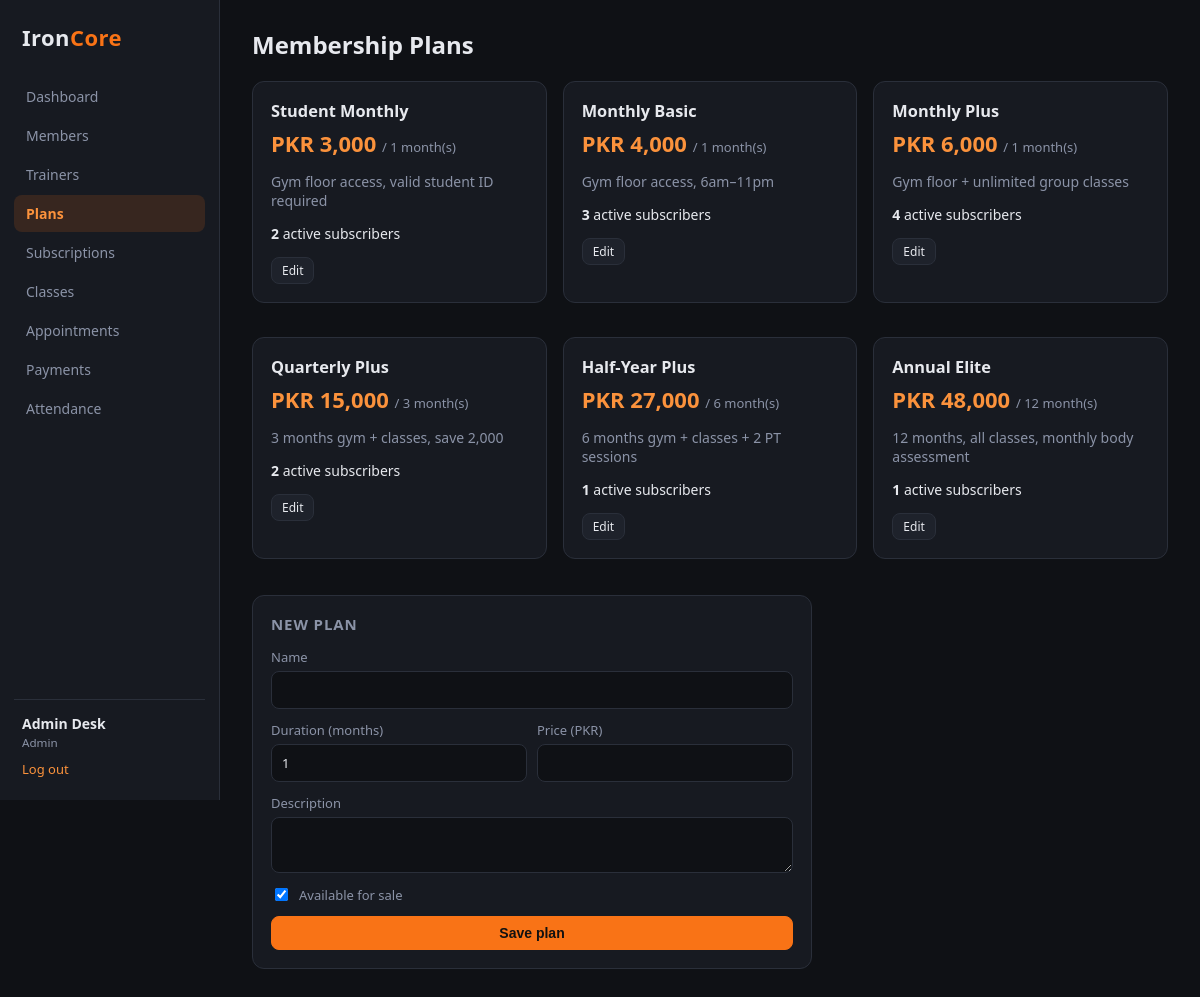
Page /plans.php (signed in) on the committed database.
### tables this page shows
CREATE TABLE plans (
    id              INT AUTO_INCREMENT PRIMARY KEY,
    name            VARCHAR(60) NOT NULL,
    duration_months TINYINT UNSIGNED NOT NULL,
    price           DECIMAL(10, 2) NOT NULL,
    description     VARCHAR(255),
    is_active       TINYINT(1) NOT NULL DEFAULT 1,
    CONSTRAINT chk_plan_price CHECK (price > 0),
    CONSTRAINT chk_plan_duration CHECK (duration_months > 0)
);

### includes/db.php (called while the page is built)
<?php
function db(): PDO
{
    static $pdo = null;
    if ($pdo === null) {
        $cfg = require __DIR__ . '/../config/database.php';
        $dsn = sprintf('mysql:host=%s;port=%s;dbname=%s;charset=%s',
            $cfg['host'], $cfg['port'], $cfg['database'], $cfg['charset']);
        $pdo = new PDO($dsn, $cfg['username'], $cfg['password'], [
            PDO::ATTR_ERRMODE            => PDO::ERRMODE_EXCEPTION,
            PDO::ATTR_DEFAULT_FETCH_MODE => PDO::FETCH_ASSOC,
            PDO::ATTR_EMULATE_PREPARES   => false,
        ]);
    }
    return $pdo;
}
function q(string $sql, array $params = []): PDOStatement
{
    $stmt = db()->prepare($sql);
    $stmt->execute($params);
    return $stmt;
}

### includes/helpers.php (called while the page is built, shortened)
<?php
function e($value): string
{
    return htmlspecialchars((string) $value, ENT_QUOTES, 'UTF-8');
}
function money($amount): string
{
    return 'PKR ' . number_format((float) $amount, 0);
}

### plans.php (the view, shortened to what this page needs)
<?php
$plans = q("SELECT p.*, SUM(s.status = 'active') AS active_subs FROM plans p
            LEFT JOIN subscriptions s ON s.plan_id = p.id GROUP BY p.id ORDER BY p.price")->fetchAll();
$edit = isset($_GET['edit']) ? q('SELECT * FROM plans WHERE id = ?', [(int) $_GET['edit']])->fetch() : null;
require __DIR__ . '/includes/header.php';
?>
<div class="plans">
    <?php foreach ($plans as $p): ?>
        <div class="card plan <?= $p['is_active'] ? '' : 'disabled' ?>">
            <h3><?= e($p['name']) ?></h3>
            <div class="price"><?= money($p['price']) ?> <small>/ <?= (int) $p['duration_months'] ?> month(s)</small></div>
            <p class="muted"><?= e($p['description']) ?></p>
            <p><b><?= (int) $p['active_subs'] ?></b> active subscribers</p>
            <a class="btn small" href="?edit=<?= $p['id'] ?>">Edit</a>
        </div>
    <?php endforeach; ?>
</div>
<section class="card narrow">
    <h2><?= $edit ? 'Edit plan' : 'New plan' ?></h2>
    <form method="post" class="form">
        <label>Name <input name="name" required value="<?= e($edit['name'] ?? '') ?>"></label>
        <div class="row">
            <label>Duration (months) <input type="number" min="1" name="duration_months" value="<?= e($edit['duration_months'] ?? 1) ?>"></label>
            <label>Price (PKR) <input type="number" min="50" step="50" name="price" value="<?= e($edit['price'] ?? '') ?>"></label>
        </div>
        <label>Description <textarea name="description" rows="2"><?= e($edit['description'] ?? '') ?></textarea></label>
        <label class="check"><input type="checkbox" name="is_active" <?= ($edit['is_active'] ?? 1) ? 'checked' : '' ?>> Available for sale</label>
        <button class="btn primary">Save plan</button>
    </form>
</section>
<?php require __DIR__ . '/includes/footer.php';

### assets/css/style.css (style rules this page uses)
:root { --bg: #0f1115; --panel: #171a21; --panel-2: #1e222b; --line: #2a2f3a; --text: #e7e9ee; --muted: #8b93a7; --accent: #f97316; --accent-2: #fb923c; --green: #22c55e; --blue: #3b82f6; --red: #ef4444; --amber: #f59e0b; }
* { box-sizing: border-box; }
body { margin: 0; font-family: "Segoe UI", system-ui, -apple-system, Roboto, Arial, sans-serif; background: var(--bg); color: var(--text); font-size: 14px; }
a { color: var(--accent-2); text-decoration: none; }
h2 { font-size: 15px; margin: 0 0 14px; color: var(--muted); text-transform: uppercase; letter-spacing: .06em; }
h3 { margin: 0 0 6px; }
.card { background: var(--panel); border: 1px solid var(--line); border-radius: 12px; padding: 18px; margin-bottom: 18px; }
.narrow { max-width: 560px; }
.muted { color: var(--muted); }
.small { font-size: 12px; }
.btn { display: inline-block; border: 1px solid var(--line); background: var(--panel-2); color: var(--text); padding: 8px 14px; border-radius: 8px; cursor: pointer; font-size: 14px; }
.btn.primary { background: var(--accent); border-color: var(--accent); color: #111; font-weight: 600; }
.btn.small { padding: 4px 10px; font-size: 12px; }
.form { display: flex; flex-direction: column; gap: 12px; }
.form label, .login-card label { display: flex; flex-direction: column; gap: 5px; color: var(--muted); font-size: 13px; }
.form .row { display: grid; grid-template-columns: 1fr 1fr; gap: 10px; }
.form label.check { flex-direction: row; align-items: center; gap: 8px; }
input, select, textarea { background: var(--bg); border: 1px solid var(--line); color: var(--text); padding: 9px 10px; border-radius: 8px; font: inherit; }
.plans { display: grid; grid-template-columns: repeat(auto-fit, minmax(220px, 1fr)); gap: 16px; margin-bottom: 18px; }
.plan .price { font-size: 22px; font-weight: 700; color: var(--accent-2); margin: 6px 0; }
.plan .price small { font-size: 13px; color: var(--muted); font-weight: 400; }

### rows in the picture
plans: name "Student Monthly", price "PKR 3,000", duration_months "1", description "Gym floor access, valid student ID required", active_subs "2"
plans: name "Monthly Basic", price "PKR 4,000", duration_months "1", description "Gym floor access, 6am–11pm", active_subs "3"
plans: name "Monthly Plus", price "PKR 6,000", duration_months "1", description "Gym floor + unlimited group classes", active_subs "4"
plans: name "Quarterly Plus", price "PKR 15,000", duration_months "3", description "3 months gym + classes, save 2,000", active_subs "2"
plans: name "Half-Year Plus", price "PKR 27,000", duration_months "6", description "6 months gym + classes + 2 PT sessions", active_subs "1"
plans: name "Annual Elite", price "PKR 48,000", duration_months "12", description "12 months, all classes, monthly body assessment", active_subs "1"

### other values in the picture
$label "Dashboard"
$label "Members"
$label "Trainers"
$label "Plans"
$label "Subscriptions"
$label "Classes"
$label "Appointments"
$label "Payments"
$label "Attendance"
$user['name'] "Admin Desk"
$user['role'] "Admin"
$pageTitle "Membership Plans"
